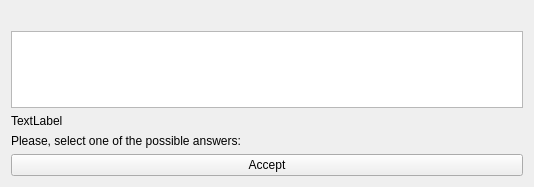
<?xml version="1.0" encoding="UTF-8"?>
<ui version="4.0">
 <class>OperatorAssistanceWidget</class>
 <widget class="QWidget" name="OperatorAssistanceWidget">
  <property name="geometry">
   <rect>
    <x>0</x>
    <y>0</y>
    <width>534</width>
    <height>187</height>
   </rect>
  </property>
  <property name="windowTitle">
   <string>Operator assistance request</string>
  </property>
  <layout class="QGridLayout" name="gridLayout_2">
   <item row="0" column="0">
    <layout class="QGridLayout" name="gridLayout">
     <item row="0" column="0">
      <widget class="QLabel" name="label">
       <property name="sizePolicy">
        <sizepolicy hsizetype="Minimum" vsizetype="Maximum">
         <horstretch>0</horstretch>
         <verstretch>0</verstretch>
        </sizepolicy>
       </property>
       <property name="text">
        <string/>
       </property>
      </widget>
     </item>
     <item row="1" column="0">
      <widget class="QPlainTextEdit" name="text_edit">
       <property name="enabled">
        <bool>true</bool>
       </property>
       <property name="sizePolicy">
        <sizepolicy hsizetype="MinimumExpanding" vsizetype="Expanding">
         <horstretch>0</horstretch>
         <verstretch>0</verstretch>
        </sizepolicy>
       </property>
       <property name="readOnly">
        <bool>true</bool>
       </property>
      </widget>
     </item>
     <item row="4" column="0">
      <layout class="QGridLayout" name="button_layout">
       <item row="0" column="0">
        <widget class="QLabel" name="label_2">
         <property name="sizePolicy">
          <sizepolicy hsizetype="Minimum" vsizetype="Maximum">
           <horstretch>0</horstretch>
           <verstretch>0</verstretch>
          </sizepolicy>
         </property>
         <property name="text">
          <string>Please, select one of the possible answers:</string>
         </property>
        </widget>
       </item>
      </layout>
     </item>
     <item row="2" column="0">
      <widget class="QLabel" name="time">
       <property name="text">
        <string>TextLabel</string>
       </property>
      </widget>
     </item>
     <item row="3" column="0">
      <spacer name="verticalSpacer">
       <property name="orientation">
        <enum>Qt::Vertical</enum>
       </property>
       <property name="sizeType">
        <enum>QSizePolicy::Maximum</enum>
       </property>
       <property name="sizeHint" stdset="0">
        <size>
         <width>20</width>
         <height>40</height>
        </size>
       </property>
      </spacer>
     </item>
    </layout>
   </item>
   <item row="1" column="0">
    <widget class="QPushButton" name="accept">
     <property name="text">
      <string>Accept</string>
     </property>
    </widget>
   </item>
  </layout>
 </widget>
 <resources/>
 <connections/>
</ui>
